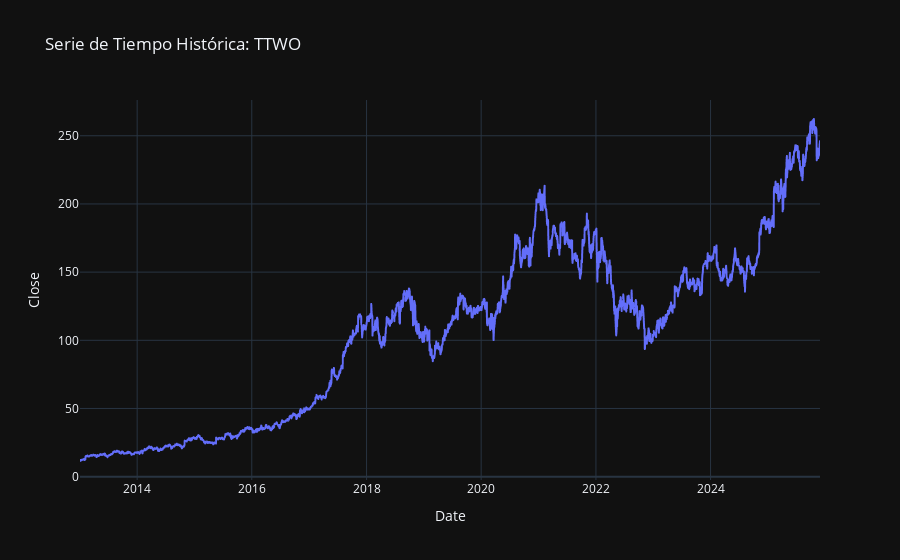

This figure's notebook cell:
### Code cell
ticker = 'TTWO'
start_date = '2013-01-01'
end_date = False

# Descarga de datos
df = yf.download(ticker, start=start_date, end=end_date)

# Limpieza básica
df.reset_index(inplace=True)
df.columns = df.columns.get_level_values(0) # Elimina multi-index si existe
df = df[['Date', 'Close']]
df['Date'] = pd.to_datetime(df['Date'])

# Verificación de nulos
print(f"Nulos encontrados: {df.isnull().sum().sum()}")
fig = px.line(df, x='Date', y='Close', title=f'Serie de Tiempo Histórica: {ticker}')
fig.update_layout(template="plotly_dark")
fig.show()

### Figure 1 — Plotly figure (JSON) as saved in the notebook; plotly's stock layout.template omitted (floating-point values rounded to 4 significant figures; data arrays with more than 128 entries replaced by an {"elided": "..."} marker saying what was removed)
{"data": [{"hovertemplate": "Date=%{x}<br>Close=%{y}<extra></extra>", "legendgroup": "", "line": {"color": "#636efa", "dash": "solid"}, "marker": {"symbol": "circle"}, "mode": "lines", "name": "", "showlegend": false, "type": "scattergl", "x": {"elided": "3248 str values"}, "xaxis": "x", "y": {"elided": "3248 float values"}, "yaxis": "y"}], "layout": {"legend": {"tracegroupgap": 0}, "title": {"text": "Serie de Tiempo Histórica: TTWO"}, "xaxis": {"anchor": "y", "domain": [0, 1], "title": {"text": "Date"}}, "yaxis": {"anchor": "x", "domain": [0, 1], "title": {"text": "Close"}}}}
